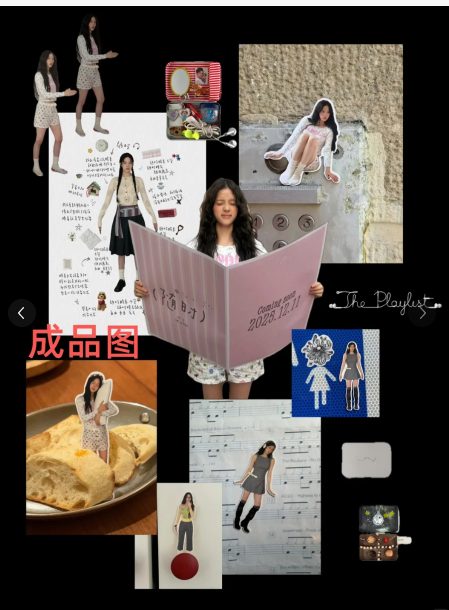
#> input picture assets/style-reference.png, 898 x 1220 px (shown at 1/2 size)
$ python -i compose_collage.py   (imports and definitions only)
#> lines starting #> are read from the running program, lines starting #| are printed output that depends on the picture
#> further down, picture is the input picture: PIL image 898x1220 RGBA; mean R, G, B, A 95.9, 87.6, 81.7, 255
#!/usr/bin/env python3
"""
按 JSON 布局配置合成拼贴图。

布局 JSON 格式（通过 --config 传入文件路径，或 --json 直接传入字符串）:
{
  "canvas": {"width": 1080, "height": 1440},
  "background": "#1A1A1A",
  "elements": [
    {
      "path": "subject.png",   // 图片路径（相对配置文件目录或绝对路径）
      "x": 540,                 // 中心点 x（画布坐标）
      "y": 600,                 // 中心点 y
      "width": 520,             // 目标宽度（高度按比例自动算）
      "rotation": -3,           // 旋转角度（度，逆时针为正）
      "shadow": true,           // 是否加投影
      "z": 10                   // 层级，越大越在上
    },
    ...
  ]
}

用法:
  python3 compose_collage.py --config layout.json --output collage.png
  python3 compose_collage.py --json '{"canvas":...}' --output collage.png
"""
import argparse
import json
import sys
from pathlib import Path

from PIL import Image, ImageFilter, ImageOps


# [16 lines left out: functions load_config, resolve_path, not called in this run]


def make_shadow(elem_img: Image.Image, offset: int = 6, blur: int = 10, opacity: int = 80) -> Image.Image:
    """生成带投影的合成图（投影在下方）。"""
#> called with offset = 6, blur = 10, opacity = 80
    w, h = elem_img.size
#> w = 898; h = 1220
    pad = offset * 4 + blur * 2
    canvas = Image.new("RGBA", (w + pad, h + pad), (0, 0, 0, 0))
#> canvas: PIL image 942x1264 RGBA; every value is 0
    alpha = elem_img.getchannel("A")
#> alpha: PIL image 898x1220 L; every value is 255
    shadow = Image.new("RGBA", elem_img.size, (0, 0, 0, opacity))
    shadow.putalpha(alpha.point(lambda v: int(v * opacity / 255)))
    shadow = shadow.filter(ImageFilter.GaussianBlur(blur))
    sx = pad // 2 + offset
    sy = pad // 2 + offset
    canvas.alpha_composite(shadow, (sx, sy))
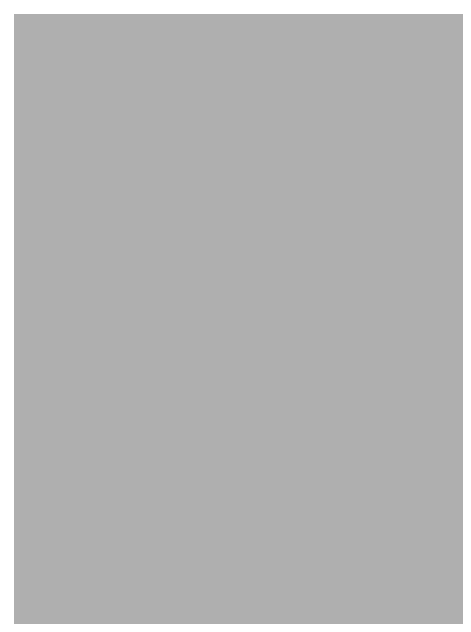
#> canvas: PIL image 942x1264 RGBA (shown at 1/2 size); mean R, G, B, A 0, 0, 0, 73.6; transparent parts drawn white
    canvas.alpha_composite(elem_img, (pad // 2, pad // 2))
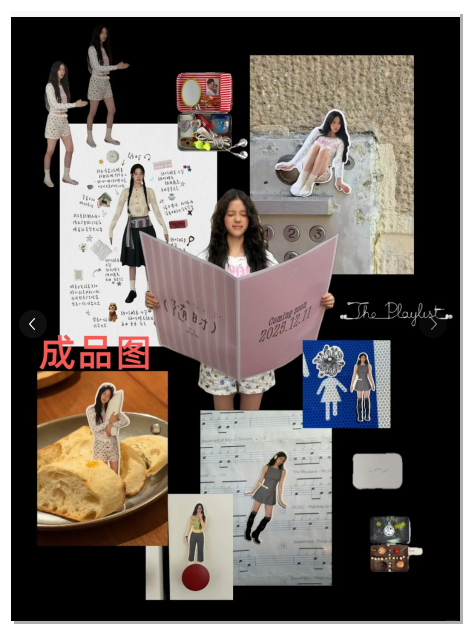
#> canvas: PIL image 942x1264 RGBA (shown at 1/2 size); mean R, G, B, A 88.3, 80.6, 75.1, 235.5; transparent parts drawn white
    return canvas


# [111 lines left out: functions place_element, check_scale, hex_to_rgb, main, not called in this run]


# [2 lines not run here, left out]

>>> from PIL import Image
>>> picture = Image.open('../assets/style-reference.png')
>>> result = make_shadow(picture)
